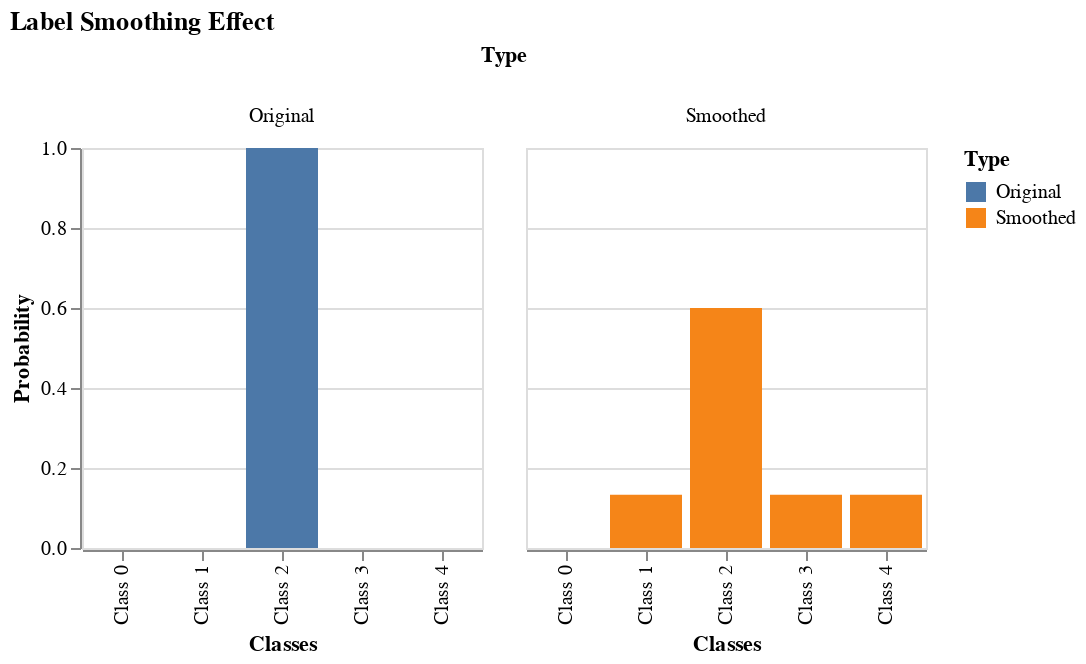

Notebook code cell kept with this figure:
### Markdown cell above
**Visualization of Label Smoothing**  
We can visualize how label smoothing affects the target distribution for a better understanding.

### Code cell
def visualize_label_smoothing_comparison():
    # Create a LabelSmoothing instance
    ls = LabelSmoothing(size=5, padding_idx=0, smoothing=0.4)
    # Simulated prediction
    prediction = torch.FloatTensor([[0, 0.4, 0.6, 0.0, 0.0]])
    # Target class
    target = torch.LongTensor([2])
    # Apply label smoothing
    ls(prediction.log(), target)
    # Extract the true distribution after label smoothing
    smoothed_dist = ls.true_dist

    # Assuming a hypothetical original distribution with full confidence in the correct class
    original_dist = torch.zeros_like(smoothed_dist)
    original_dist[0, target] = 1.0

    # Convert to DataFrame for visualization
    df_original = pd.DataFrame(original_dist.numpy(), columns=[f"Class {i}" for i in range(5)])
    df_smoothed = pd.DataFrame(smoothed_dist.numpy(), columns=[f"Class {i}" for i in range(5)])

    # Add a column to distinguish between original and smoothed
    df_original['Type'] = 'Original'
    df_smoothed['Type'] = 'Smoothed'

    # Concatenate DataFrames and melt for Altair
    df_combined = pd.concat([df_original, df_smoothed])
    df_melted = df_combined.melt(id_vars=['Type'], var_name='Classes', value_name='Probability')

    # Plotting
    chart = alt.Chart(df_melted).mark_bar().encode(
        x='Classes:N',
        y=alt.Y('Probability:Q', axis=alt.Axis(title='Probability')),
        color='Type:N',
        column='Type:N'
    ).properties(width=200, height=200, title="Label Smoothing Effect")

    return chart

visualize_label_smoothing_comparison().display()

### Figure 1 — Vega-Lite specification as saved in the notebook (floating-point values rounded to 4 significant figures)
{"config": {"view": {"continuousWidth": 400, "continuousHeight": 300}}, "data": {"name": "data-d82876ac2bd9345ba8e9585740b54dd6"}, "mark": "bar", "encoding": {"color": {"field": "Type", "type": "nominal"}, "column": {"field": "Type", "type": "nominal"}, "x": {"field": "Classes", "type": "nominal"}, "y": {"axis": {"title": "Probability"}, "field": "Probability", "type": "quantitative"}}, "height": 200, "title": "Label Smoothing Effect", "width": 200, "$schema": "https://vega.github.io/schema/vega-lite/v4.17.0.json", "datasets": {"data-d82876ac2bd9345ba8e9585740b54dd6": [{"Type": "Original", "Classes": "Class 0", "Probability": 0.0}, {"Type": "Smoothed", "Classes": "Class 0", "Probability": 0.0}, {"Type": "Original", "Classes": "Class 1", "Probability": 0.0}, {"Type": "Smoothed", "Classes": "Class 1", "Probability": 0.1333}, {"Type": "Original", "Classes": "Class 2", "Probability": 1.0}, {"Type": "Smoothed", "Classes": "Class 2", "Probability": 0.6}, {"Type": "Original", "Classes": "Class 3", "Probability": 0.0}, {"Type": "Smoothed", "Classes": "Class 3", "Probability": 0.1333}, {"Type": "Original", "Classes": "Class 4", "Probability": 0.0}, {"Type": "Smoothed", "Classes": "Class 4", "Probability": 0.1333}]}}
